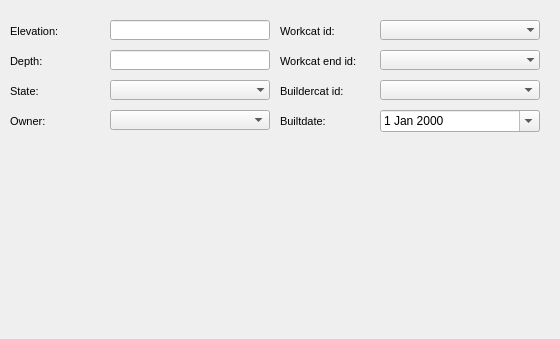
     <widget class="QWidget" name="page_8">
      <property name="geometry">
       <rect>
        <x>0</x>
        <y>0</y>
        <width>560</width>
        <height>339</height>
       </rect>
      </property>
      <attribute name="label">
       <string>Basic information</string>
      </attribute>
      <widget class="QComboBox" name="meter_ownercat_id">
       <property name="geometry">
        <rect>
         <x>110</x>
         <y>110</y>
         <width>160</width>
         <height>20</height>
        </rect>
       </property>
      </widget>
      <widget class="QLabel" name="label_meter_owner">
       <property name="geometry">
        <rect>
         <x>10</x>
         <y>110</y>
         <width>90</width>
         <height>22</height>
        </rect>
       </property>
       <property name="font">
        <font>
         <pointsize>8</pointsize>
        </font>
       </property>
       <property name="frameShape">
        <enum>QFrame::NoFrame</enum>
       </property>
       <property name="frameShadow">
        <enum>QFrame::Plain</enum>
       </property>
       <property name="text">
        <string>Owner:</string>
       </property>
       <property name="textFormat">
        <enum>Qt::AutoText</enum>
       </property>
       <property name="scaledContents">
        <bool>false</bool>
       </property>
       <property name="alignment">
        <set>Qt::AlignLeading|Qt::AlignLeft|Qt::AlignVCenter</set>
       </property>
       <property name="margin">
        <number>3</number>
       </property>
      </widget>
      <widget class="QLabel" name="label_meter_elevation">
       <property name="geometry">
        <rect>
         <x>10</x>
         <y>20</y>
         <width>90</width>
         <height>22</height>
        </rect>
       </property>
       <property name="font">
        <font>
         <pointsize>8</pointsize>
        </font>
       </property>
       <property name="frameShape">
        <enum>QFrame::NoFrame</enum>
       </property>
       <property name="frameShadow">
        <enum>QFrame::Plain</enum>
       </property>
       <property name="text">
        <string>Elevation:</string>
       </property>
       <property name="textFormat">
        <enum>Qt::AutoText</enum>
       </property>
       <property name="scaledContents">
        <bool>false</bool>
       </property>
       <property name="alignment">
        <set>Qt::AlignLeading|Qt::AlignLeft|Qt::AlignVCenter</set>
       </property>
       <property name="margin">
        <number>3</number>
       </property>
      </widget>
      <widget class="QLineEdit" name="meter_depth">
       <property name="geometry">
        <rect>
         <x>110</x>
         <y>50</y>
         <width>160</width>
         <height>20</height>
        </rect>
       </property>
       <property name="frame">
        <bool>true</bool>
       </property>
      </widget>
      <widget class="QLabel" name="label_meter_depth">
       <property name="geometry">
        <rect>
         <x>10</x>
         <y>50</y>
         <width>90</width>
         <height>22</height>
        </rect>
       </property>
       <property name="font">
        <font>
         <pointsize>8</pointsize>
        </font>
       </property>
       <property name="frameShape">
        <enum>QFrame::NoFrame</enum>
       </property>
       <property name="frameShadow">
        <enum>QFrame::Plain</enum>
       </property>
       <property name="text">
        <string>Depth:</string>
       </property>
       <property name="textFormat">
        <enum>Qt::AutoText</enum>
       </property>
       <property name="scaledContents">
        <bool>false</bool>
       </property>
       <property name="alignment">
        <set>Qt::AlignLeading|Qt::AlignLeft|Qt::AlignVCenter</set>
       </property>
       <property name="margin">
        <number>3</number>
       </property>
      </widget>
      <widget class="QLineEdit" name="meter_elevation">
       <property name="geometry">
        <rect>
         <x>110</x>
         <y>20</y>
         <width>160</width>
         <height>20</height>
        </rect>
       </property>
       <property name="frame">
        <bool>true</bool>
       </property>
      </widget>
      <widget class="QLabel" name="label_meter_state">
       <property name="geometry">
        <rect>
         <x>10</x>
         <y>80</y>
         <width>90</width>
         <height>22</height>
        </rect>
       </property>
       <property name="font">
        <font>
         <pointsize>8</pointsize>
        </font>
       </property>
       <property name="frameShape">
        <enum>QFrame::NoFrame</enum>
       </property>
       <property name="frameShadow">
        <enum>QFrame::Plain</enum>
       </property>
       <property name="text">
        <string>State:</string>
       </property>
       <property name="textFormat">
        <enum>Qt::AutoText</enum>
       </property>
       <property name="scaledContents">
        <bool>false</bool>
       </property>
       <property name="alignment">
        <set>Qt::AlignLeading|Qt::AlignLeft|Qt::AlignVCenter</set>
       </property>
       <property name="margin">
        <number>3</number>
       </property>
      </widget>
      <widget class="QComboBox" name="meter_state">
       <property name="geometry">
        <rect>
         <x>110</x>
         <y>80</y>
         <width>160</width>
         <height>20</height>
        </rect>
       </property>
       <property name="autoFillBackground">
        <bool>true</bool>
       </property>
       <property name="maxVisibleItems">
        <number>8</number>
       </property>
       <property name="frame">
        <bool>false</bool>
       </property>
      </widget>
      <widget class="QDateEdit" name="meter_builtdate">
       <property name="geometry">
        <rect>
         <x>380</x>
         <y>110</y>
         <width>160</width>
         <height>22</height>
        </rect>
       </property>
       <property name="calendarPopup">
        <bool>true</bool>
       </property>
      </widget>
      <widget class="QComboBox" name="meter_workcat_id_end">
       <property name="geometry">
        <rect>
         <x>380</x>
         <y>50</y>
         <width>160</width>
         <height>20</height>
        </rect>
       </property>
       <property name="autoFillBackground">
        <bool>true</bool>
       </property>
       <property name="maxVisibleItems">
        <number>8</number>
       </property>
       <property name="frame">
        <bool>false</bool>
       </property>
      </widget>
      <widget class="QLabel" name="label_meter_buildercat_id">
       <property name="geometry">
        <rect>
         <x>280</x>
         <y>80</y>
         <width>101</width>
         <height>22</height>
        </rect>
       </property>
       <property name="font">
        <font>
         <pointsize>8</pointsize>
        </font>
       </property>
       <property name="frameShape">
        <enum>QFrame::NoFrame</enum>
       </property>
       <property name="frameShadow">
        <enum>QFrame::Plain</enum>
       </property>
       <property name="text">
        <string>Buildercat id:</string>
       </property>
       <property name="textFormat">
        <enum>Qt::AutoText</enum>
       </property>
       <property name="scaledContents">
        <bool>false</bool>
       </property>
       <property name="alignment">
        <set>Qt::AlignLeading|Qt::AlignLeft|Qt::AlignVCenter</set>
       </property>
       <property name="margin">
        <number>3</number>
       </property>
      </widget>
      <widget class="QLabel" name="label_meter_builtdate">
       <property name="geometry">
        <rect>
         <x>280</x>
         <y>110</y>
         <width>101</width>
         <height>22</height>
        </rect>
       </property>
       <property name="font">
        <font>
         <pointsize>8</pointsize>
        </font>
       </property>
       <property name="frameShape">
        <enum>QFrame::NoFrame</enum>
       </property>
       <property name="frameShadow">
        <enum>QFrame::Plain</enum>
       </property>
       <property name="text">
        <string>Builtdate:</string>
       </property>
       <property name="textFormat">
        <enum>Qt::AutoText</enum>
       </property>
       <property name="scaledContents">
        <bool>false</bool>
       </property>
       <property name="alignment">
        <set>Qt::AlignLeading|Qt::AlignLeft|Qt::AlignVCenter</set>
       </property>
       <property name="margin">
        <number>3</number>
       </property>
      </widget>
      <widget class="QLabel" name="label_meter_workcat_id">
       <property name="geometry">
        <rect>
         <x>280</x>
         <y>20</y>
         <width>90</width>
         <height>22</height>
        </rect>
       </property>
       <property name="font">
        <font>
         <pointsize>8</pointsize>
        </font>
       </property>
       <property name="frameShape">
        <enum>QFrame::NoFrame</enum>
       </property>
       <property name="frameShadow">
        <enum>QFrame::Plain</enum>
       </property>
       <property name="text">
        <string>Workcat id:</string>
       </property>
       <property name="textFormat">
        <enum>Qt::AutoText</enum>
       </property>
       <property name="scaledContents">
        <bool>false</bool>
       </property>
       <property name="alignment">
        <set>Qt::AlignLeading|Qt::AlignLeft|Qt::AlignVCenter</set>
       </property>
       <property name="margin">
        <number>3</number>
       </property>
      </widget>
      <widget class="QComboBox" name="meter_workcat_id">
       <property name="geometry">
        <rect>
         <x>380</x>
         <y>20</y>
         <width>160</width>
         <height>20</height>
        </rect>
       </property>
       <property name="autoFillBackground">
        <bool>true</bool>
       </property>
       <property name="maxVisibleItems">
        <number>8</number>
       </property>
       <property name="frame">
        <bool>false</bool>
       </property>
      </widget>
      <widget class="QLabel" name="label_meter_workcat_id_end">
       <property name="geometry">
        <rect>
         <x>280</x>
         <y>50</y>
         <width>101</width>
         <height>22</height>
        </rect>
       </property>
       <property name="font">
        <font>
         <pointsize>8</pointsize>
        </font>
       </property>
       <property name="frameShape">
        <enum>QFrame::NoFrame</enum>
       </property>
       <property name="frameShadow">
        <enum>QFrame::Plain</enum>
       </property>
       <property name="text">
        <string>Workcat end id:</string>
       </property>
       <property name="textFormat">
        <enum>Qt::AutoText</enum>
       </property>
       <property name="scaledContents">
        <bool>false</bool>
       </property>
       <property name="alignment">
        <set>Qt::AlignLeading|Qt::AlignLeft|Qt::AlignVCenter</set>
       </property>
       <property name="margin">
        <number>3</number>
       </property>
      </widget>
      <widget class="QComboBox" name="meter_buildercat_id">
       <property name="geometry">
        <rect>
         <x>380</x>
         <y>80</y>
         <width>160</width>
         <height>20</height>
        </rect>
       </property>
      </widget>
     </widget>
